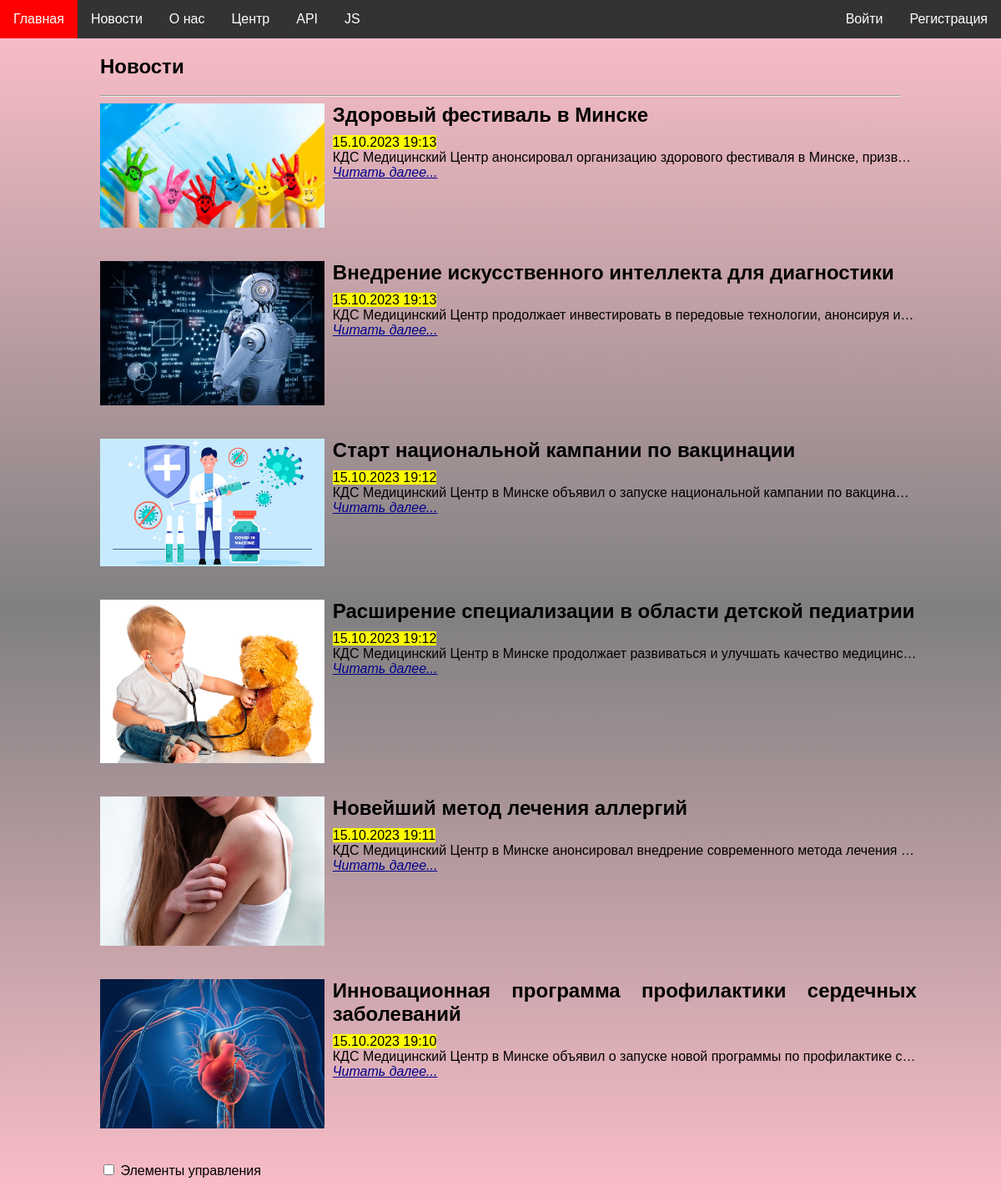
Page /news/ on the committed database.
### news/models.py (models this page shows, shortened)
class News(models.Model):
    title = models.CharField(max_length=200)
    text = models.TextField()
    publish_date = models.DateTimeField(auto_now_add=True)
    image = models.ImageField(upload_to='images/news/')
    class Meta:
        verbose_name_plural = 'News'

### news/views.py (the view)
# urls.py: path('news/', include('news.urls')),
def news(request):
    logging.info('Displayed news')
    news_list = News.objects.order_by('-publish_date')
    return render(request, 'news/news.html', context={'news': news_list})

### website/templatetags/custom_tags.py (called while the page is built)
@register.simple_tag
def current_times():
    return {
        'local_time': datetime.now().strftime("%Y-%m-%d %H:%M:%S"),
        'utc_time':  datetime.now(timezone.utc).strftime("%Y-%m-%d %H:%M:%S"),
        'time_zone': timezone.get_current_timezone()
    }

@register.simple_tag
def date_range(num):
    today = datetime.now()
    date_list = [today + timedelta(days=i) for i in range(num)]
    return date_list

### news/templates/news/news.html (shortened to what this page needs)
{% extends 'website/base.html' %}
{% load static %}
{% block styles %}
    <link rel="stylesheet" href="{% static 'news/css/news.css' %}">
{% endblock %}
{% block content %}
    <article>
        <h1>Новости</h1>
        <hr>
        {% for item in news %}
            <div class="news-container">
                {% if item.image %}
                    <img src="{{ item.image.url }}" alt="News Image">
                {% endif %}
                <div class="content">
                    <h2>{{ item.title }}</h2>
                    <mark>{{ item.publish_date|date:"d.m.Y" }} {{ item.publish_date|time:"H:i" }}</mark><br>
                    <div class="summary">{{ item.text }}</div>
                    <i><a href="{% url 'news_details' item.pk %}">Читать далее...</a></i>
                </div>
            </div>
        {% empty %}
            <h1>Список новостей пуст</h1>
        {% endfor %}
    </article>
    <form onsubmit="event.preventDefault()">
        <input type="checkbox" id="controlsCheckBox">
        <label for="controlsCheckBox">Элементы управления</label>
    </form>
{% endblock %}

### website/static/website/css/styles.css (style rules this page uses)
* { font-family: Arial; }
body { padding: 0; margin: 0; }
a:link { color: DarkBlue; }
input:enabled { background-color: LightCyan; }
body { background-image: linear-gradient(to bottom, rgba(190,255,241), rgba(208,208,255), rgba(190,255,241)); transition: background-color 2s; }
@media (max-width: 1280px) or (max-height: 720px) { body { background-image: linear-gradient(to top, pink, gray, pink); } }

### news/static/news/css/news.css (style rules this page uses)
.news-container { margin: 0 0 40px 0; }
.news-container img { width: 40%; margin-right: 10px; }
.news-container { display: flex; align-items: flex-start; width: 70%; }
.news-container .content { text-align: justify; }
.news-container h2 { margin-top: 0; margin-bottom: 10px; }
.summary { white-space: nowrap; text-overflow: ellipsis; overflow: hidden; width: 700px; }

### rows in the picture
News: image (picture), title "Здоровый фестиваль в Минске", publish_date "15.10.2023", publish_date "19:13", text "КДС Медицинский Центр анонсировал организацию здорового фестиваля в Минске, призв…"
News: image (picture), title "Внедрение искусственного интеллекта для диагностики", publish_date "15.10.2023", publish_date "19:13", text "КДС Медицинский Центр продолжает инвестировать в передовые технологии, анонсируя и…"
News: image (picture), title "Старт национальной кампании по вакцинации", publish_date "15.10.2023", publish_date "19:12", text "КДС Медицинский Центр в Минске объявил о запуске национальной кампании по вакцина…"
News: image (picture), title "Расширение специализации в области детской педиатрии", publish_date "15.10.2023", publish_date "19:12", text "КДС Медицинский Центр в Минске продолжает развиваться и улучшать качество медицинс…"
News: image (picture), title "Новейший метод лечения аллергий", publish_date "15.10.2023", publish_date "19:11", text "КДС Медицинский Центр в Минске анонсировал внедрение современного метода лечения…"
News: image (picture), title "Инновационная программа профилактики сердечных заболеваний", publish_date "15.10.2023", publish_date "19:10", text "КДС Медицинский Центр в Минске объявил о запуске новой программы по профилактике с…"
